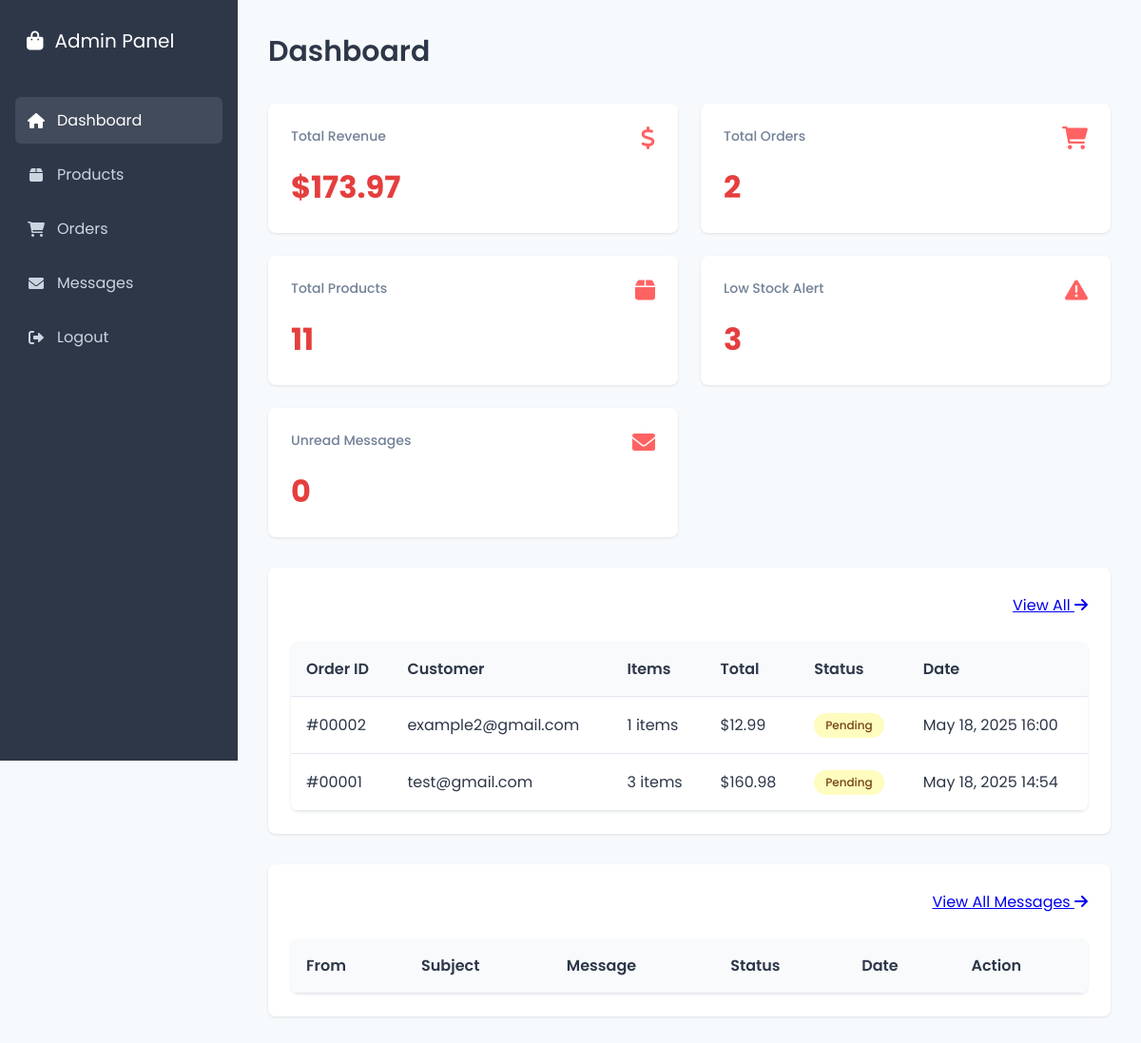
/admin/dashboard.php (signed in), run on an earlier commit of the app's database.
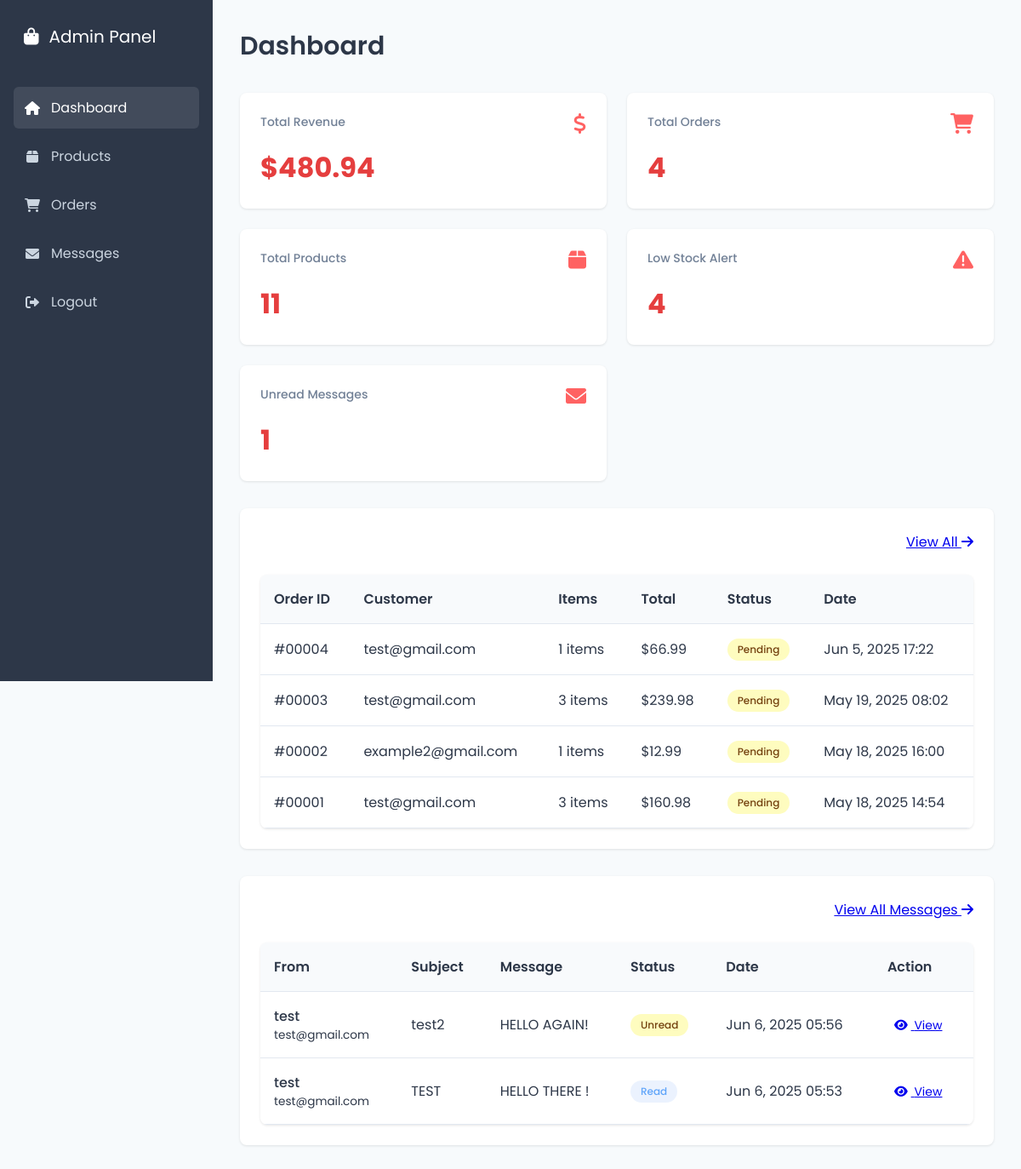
And on a later commit of the database.
### tables this page shows
CREATE TABLE `orders` (
  `id` int(11) NOT NULL,
  `user_id` int(11) NOT NULL,
  `total_amount` decimal(10,2) NOT NULL,
  `status` enum('pending','processing','shipped','delivered','cancelled') DEFAULT 'pending',
  `shipping_address` text NOT NULL,
  `created_at` timestamp NOT NULL DEFAULT current_timestamp(),
  `updated_at` timestamp NOT NULL DEFAULT current_timestamp() ON UPDATE current_timestamp()
);

CREATE TABLE `users` (
  `id` int(11) NOT NULL,
  `name` varchar(100) NOT NULL,
  `email` varchar(100) NOT NULL,
  `password` varchar(255) NOT NULL,
  `created_at` timestamp NOT NULL DEFAULT current_timestamp()
);

CREATE TABLE `messages` (
  `id` int(11) NOT NULL,
  `user_id` int(11) NOT NULL,
  `subject` varchar(255) NOT NULL,
  `message` text NOT NULL,
  `status` enum('unread','read','replied') DEFAULT 'unread',
  `created_at` timestamp NOT NULL DEFAULT current_timestamp(),
  `updated_at` timestamp NOT NULL DEFAULT current_timestamp() ON UPDATE current_timestamp()
);

### admin/dashboard.php (the view, shortened to what the changed rows need)
<?php
require_once '../includes/auth.php';
$result = $conn->query("SELECT SUM(total_amount) as total_revenue FROM orders WHERE status != 'cancelled'");
$revenue = $result->fetch_assoc()['total_revenue'] ?? 0;
$result = $conn->query("SELECT COUNT(*) as total_orders FROM orders");
$total_orders = $result->fetch_assoc()['total_orders'];
$result = $conn->query("SELECT COUNT(*) as low_stock FROM products WHERE stock < 10");
$low_stock = $result->fetch_assoc()['low_stock'];
$recent_orders = $conn->query("
    SELECT o.*, u.email as user_email,
           COUNT(oi.id) as total_items
    FROM orders o
    JOIN users u ON o.user_id = u.id
    JOIN order_items oi ON o.id = oi.order_id
    GROUP BY o.id
    ORDER BY o.created_at DESC
    LIMIT 5
");
$recent_messages = $conn->query("
    SELECT m.*, u.name as user_name, u.email as user_email
    FROM messages m
    JOIN users u ON m.user_id = u.id
    ORDER BY m.created_at DESC
    LIMIT 5
");
$unread_messages = $conn->query("SELECT COUNT(*) as count FROM messages WHERE status = 'unread'")->fetch_assoc()['count'];
?>
<!DOCTYPE html>
<html lang="en">
<head>
    <link rel="stylesheet" href="../css/adminstyle.css">
    <link rel="stylesheet" href="https://cdnjs.cloudflare.com/ajax/libs/font-awesome/6.0.0/css/all.min.css">
</head>
<body>
    <div class="admin-container">
        <main class="admin-main">
            <header class="admin-header">
                <h1 class="admin-title">Dashboard</h1>
            </header>
            <div class="admin-cards">
                <div class="admin-card">
                    <div class="admin-card-header">
                        <h3 class="admin-card-title">Total Revenue</h3>
                        <i class="fas fa-dollar-sign"></i>
                    </div>
                    <div class="admin-card-value" id="revenue-value">$<?php echo number_format($revenue, 2); ?></div>
                </div>
                <div class="admin-card">
                    <div class="admin-card-header">
                        <h3 class="admin-card-title">Total Orders</h3>
                        <i class="fas fa-shopping-cart"></i>
                    </div>
                    <div class="admin-card-value" id="orders-value"><?php echo number_format($total_orders); ?></div>
                </div>
                <div class="admin-card">
                    <div class="admin-card-header">
                        <h3 class="admin-card-title">Low Stock Alert</h3>
                        <i class="fas fa-exclamation-triangle"></i>
                    </div>
                    <div class="admin-card-value" id="low-stock-value"><?php echo number_format($low_stock); ?></div>
                </div>
                <div class="admin-card">
                    <div class="admin-card-header">
                        <h3 class="admin-card-title">Unread Messages</h3>
                        <i class="fas fa-envelope"></i>
                    </div>
                    <div class="admin-card-value" id="messages-value"><?php echo number_format($unread_messages); ?></div>
                </div>
            </div>
            <div class="admin-section">
                <div class="admin-section-header">
                    <h2 class="admin-section-title">Recent Orders</h2>
                </div>
                <div class="admin-table-container">
                    <table class="admin-table">
                        <thead>
                            <tr>
                                <th>Order ID</th>
                                <th>Customer</th>
                                <th>Items</th>
                                <th>Total</th>
                                <th>Status</th>
                                <th>Date</th>
                            </tr>
                        </thead>
                        <tbody>
                            <?php while ($order = $recent_orders->fetch_assoc()): ?>
                            <tr>
                                <td>#<?php echo str_pad($order['id'], 5, '0', STR_PAD_LEFT); ?></td>
                                <td><?php echo htmlspecialchars($order['user_email']); ?></td>
                                <td><?php echo $order['total_items']; ?> items</td>
                                <td>$<?php echo number_format($order['total_amount'], 2); ?></td>
                                <td>
                                    <?php
                                    $status_classes = [
                                        'pending' => 'warning',
                                        'processing' => 'primary',
                                        'shipped' => 'info',
                                        'delivered' => 'success',
                                        'cancelled' => 'danger'
                                    ];
                                    $status_class = $status_classes[$order['status']] ?? 'secondary';
                                    ?>
                                    <span class="admin-badge admin-badge-<?php echo $status_class; ?>">
                                        <?php echo ucfirst($order['status']); ?>
                                    </span>
                                </td>
                                <td><?php echo date('M j, Y H:i', strtotime($order['created_at'])); ?></td>
                            </tr>
                            <?php endwhile; ?>
                        </tbody>
                    </table>
                </div>
            </div>
            <div class="admin-section">
                <div class="admin-section-header">
                    <h2 class="admin-section-title">Recent Messages</h2>
                </div>
                <div class="admin-table-container">
                    <table class="admin-table">
                        <thead>
                            <tr>
                                <th>From</th>
                                <th>Subject</th>
                                <th>Message</th>
                                <th>Status</th>
                                <th>Date</th>
                                <th>Action</th>
                            </tr>
                        </thead>
                        <tbody>
                            <?php while ($message = $recent_messages->fetch_assoc()): ?>
                            <tr class="<?php echo $message['status'] === 'unread' ? 'unread-message' : ''; ?>">
                                <td>
                                    <div class="user-cell">
                                        <span class="user-name"><?php echo htmlspecialchars($message['user_name']); ?></span>
                                        <span class="user-email"><?php echo htmlspecialchars($message['user_email']); ?></span>
                                    </div>
                                </td>
                                <td><?php echo htmlspecialchars($message['subject']); ?></td>
                                <td>
                                    <div class="message-preview">
                                        <?php echo htmlspecialchars(substr($message['message'], 0, 50)) . (strlen($message['message']) > 50 ? '...' : ''); ?>
                                    </div>
                                </td>
                                <td>
                                    <?php
                                    $status_classes = [
                                        'unread' => 'warning',
                                        'read' => 'info'
                                    ];
                                    $status_class = $status_classes[$message['status']] ?? 'secondary';
                                    ?>
                                    <span class="admin-badge admin-badge-<?php echo $status_class; ?>">
                                        <?php echo ucfirst($message['status']); ?>
                                    </span>
                                </td>
                                <td><?php echo date('M j, Y H:i', strtotime($message['created_at'])); ?></td>
                                <td>
                                    <a href="view_message.php?id=<?php echo $message['id']; ?>" class="admin-btn admin-btn-small">
                                        <i class="fas fa-eye"></i>
                                        View
                                    </a>
                                </td>
                            </tr>
                            <?php endwhile; ?>
                        </tbody>
                    </table>
                </div>
            </div>
        </main>
    </div>
</body>
</html>

What changed in the data, as far as the page shows it:
added orders: id "00004", user.email "test@gmail.com", total_items "1", total_amount "66.99", status "Pending", created_at "Jun 5, 2025 17:22"
added orders: id "00003", user.email "test@gmail.com", total_items "3", total_amount "239.98", status "Pending", created_at "May 19, 2025 08:02"
added messages: user.name "test", user.email "test@gmail.com", subject "test2", message "HELLO AGAIN!", status "Unread", created_at "Jun 6, 2025 05:56"
added messages: user.name "test", user.email "test@gmail.com", subject "TEST", message "HELLO THERE !", status "Read", created_at "Jun 6, 2025 05:53"
Also different on the page:
$revenue: "173.97" → "480.94"
$total_orders: "2" → "4"
$low_stock: "3" → "4"
$unread_messages: "0" → "1"
